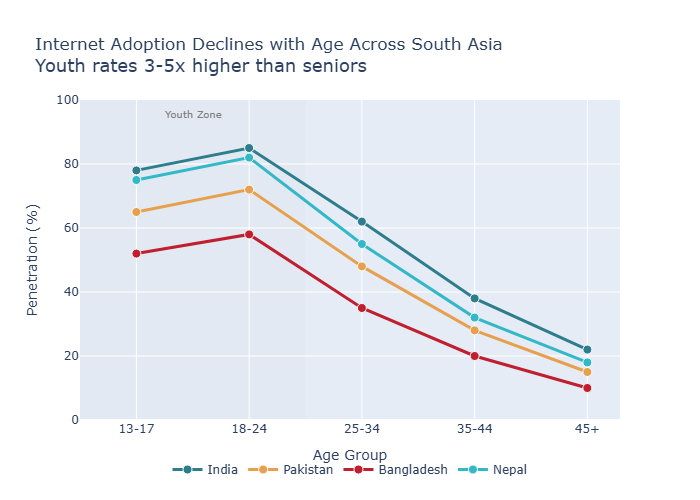

Python code for this plot:

import plotly.graph_objects as go
import json

# Data
data = {"age_groups": ["13-17", "18-24", "25-34", "35-44", "45+"], 
        "countries": [
            {"name": "India", "values": [78, 85, 62, 38, 22], "color": "#2E7D8C"}, 
            {"name": "Pakistan", "values": [65, 72, 48, 28, 15], "color": "#E6A04E"}, 
            {"name": "Bangladesh", "values": [52, 58, 35, 20, 10], "color": "#C01F2F"}, 
            {"name": "Nepal", "values": [75, 82, 55, 32, 18], "color": "#32B8C6"}
        ]}

# Create figure
fig = go.Figure()

# Add a shaded rectangle for youth zone (13-24 age group) - covering first two age groups
fig.add_shape(
    type="rect",
    x0=-0.5, x1=1.5,
    y0=0, y1=100,
    fillcolor="lightgray",
    opacity=0.12,
    layer="below",
    line_width=0
)

# Add annotation for youth zone at the top
fig.add_annotation(
    x=0.5, y=98,
    text="Youth Zone",
    showarrow=False,
    font=dict(size=10, color="gray"),
    xanchor="center",
    yanchor="top"
)

# Add lines for each country
for country in data['countries']:
    fig.add_trace(go.Scatter(
        x=data['age_groups'],
        y=country['values'],
        mode='lines+markers',
        name=country['name'],
        line=dict(color=country['color'], width=3),
        marker=dict(size=9, color=country['color'], line=dict(width=1, color='white'))
    ))

# Update layout
fig.update_layout(
    title={
        "text": "Internet Adoption Declines with Age Across South Asia<br><span style='font-size: 18px; font-weight: normal;'>Youth rates 3-5x higher than seniors</span>"
    },
    xaxis_title="Age Group",
    yaxis_title="Penetration (%)",
    legend=dict(
        orientation='h', 
        yanchor='bottom', 
        y=-0.2, 
        xanchor='center', 
        x=0.5
    ),
    yaxis=dict(range=[0, 100])
)

# Update axes for better spacing
fig.update_xaxes(title_standoff=15)
fig.update_yaxes(title_standoff=15)

# Update traces
fig.update_traces(cliponaxis=False)

# Save as PNG and SVG
fig.write_image("internet_adoption.png")
fig.write_image("internet_adoption.svg", format="svg")
